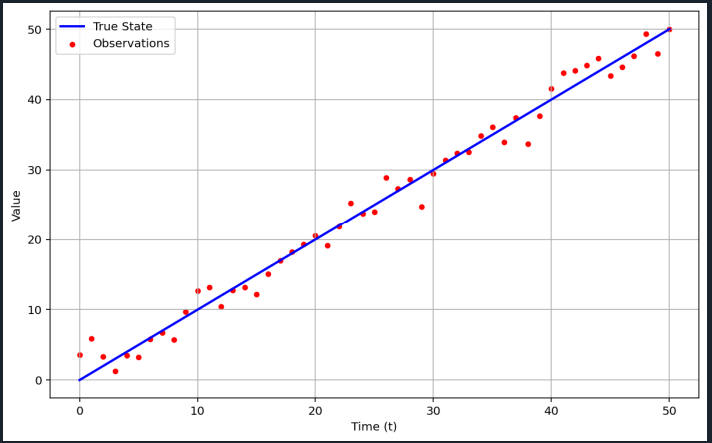

Generate this figure with Python:
#geerate noise obs : y(t) = x(t) + noise 
#use gaussian noise with mean 0 and standard deviation 2
#plot true state and observations on the same gra

import numpy as np
import matplotlib.pyplot as plt

t = np.arange(51)
x = t
noise = np.random.normal(0, 2, size=len(t))
y = x + noise

plt.figure(figsize=(10, 6))
plt.plot(t, x, label='True State', color='blue', linewidth=2)
plt.scatter(t, y, label='Observations', color='red', s=15)
plt.xlabel('Time (t)')
plt.ylabel('Value')
plt.legend()
plt.grid(True)
plt.show()
